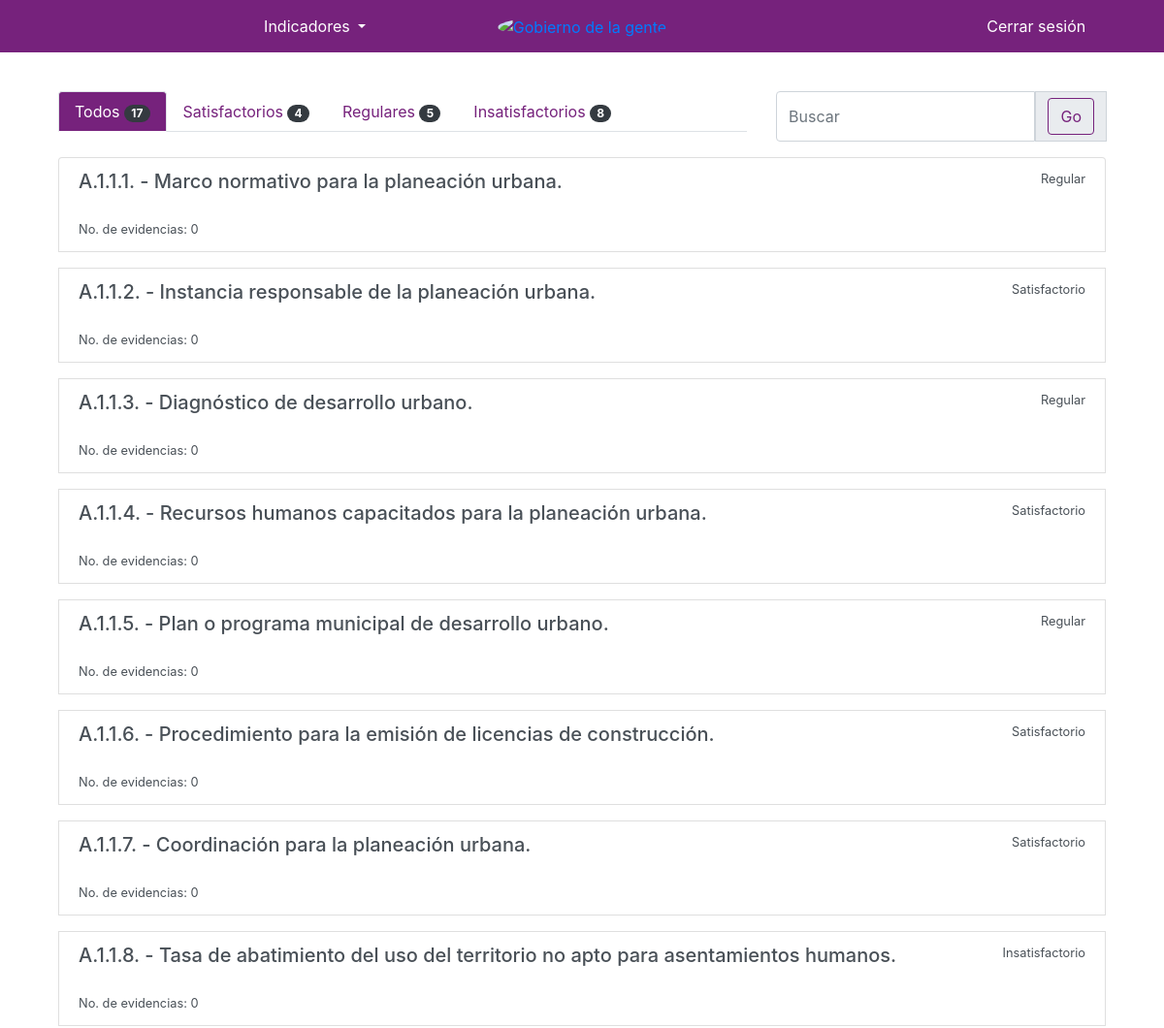
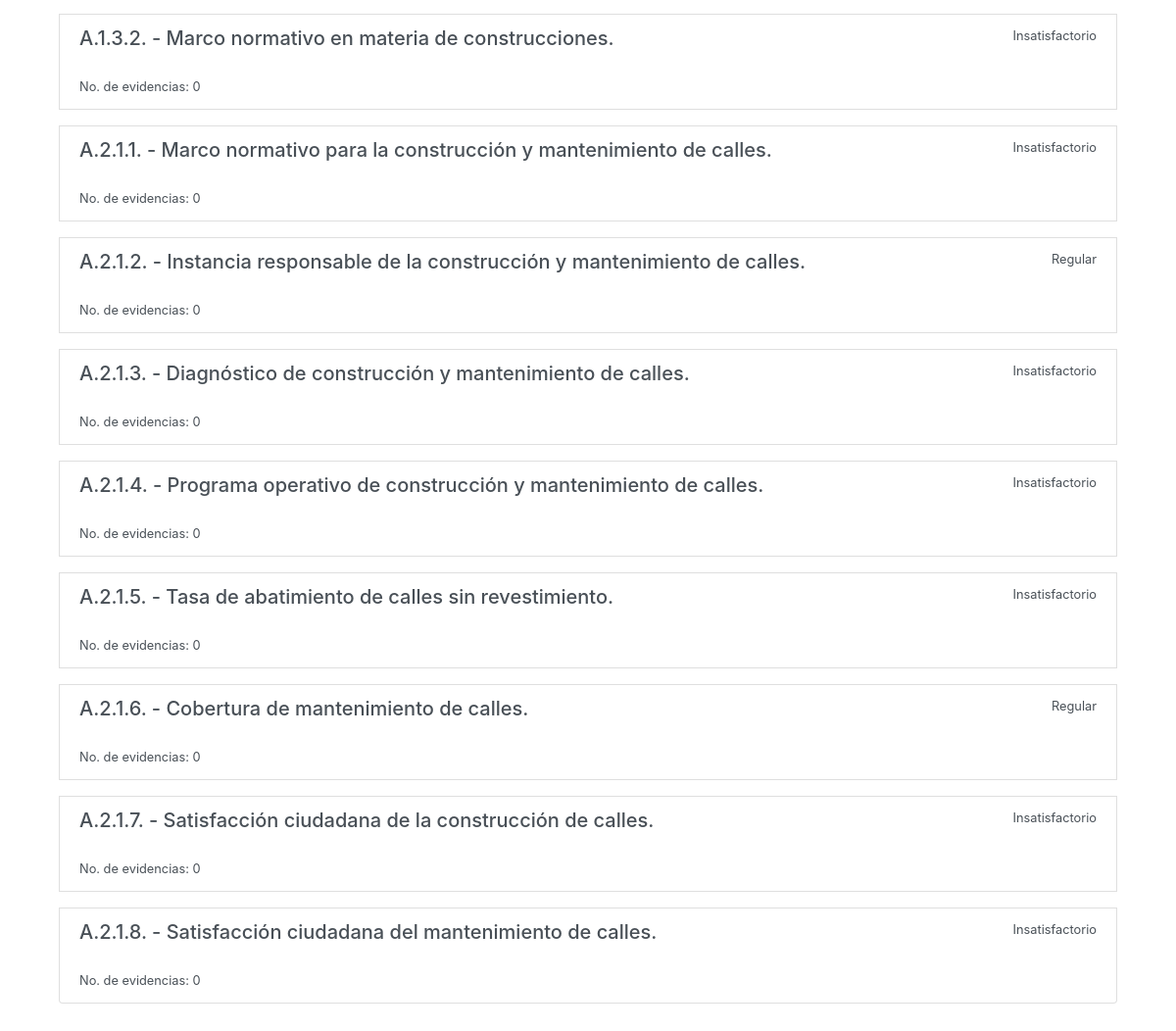
Screenshot of /indicadores/ (signed in) with the database file from the repository (2 pictures, top to bottom).
### indicadores/models.py (models this page shows)
class Indicador(models.Model):
    indicador = models.CharField(max_length=10)
    nombre = models.TextField()
    descripcion = models.TextField(blank=True, null=True)
    metodo_calculo = models.TextField(blank=True, null=True)
    nivel = models.CharField(max_length=15, choices=choices_nivel, blank=True, null=True)
    dimension = models.CharField(max_length=144, blank=True, null=True)
    criterios_evaluacion = models.TextField(blank=True, null=True)
    area = models.ForeignKey(User, related_name='indicadores', on_delete=models.CASCADE)
    status = models.CharField(max_length=15, choices=choices_status)
    created = models.DateTimeField(auto_now_add=True)
    updated = models.DateTimeField(auto_now=True)
    evidencia = models.FileField(upload_to="evidencias/archivos/", blank=True, null=True)
    def __str__(self):
        return self.indicador + ' - ' + self.nombre
    def get_absolute_url(self):
        return reverse('indicadores:detail', kwargs={'pk':self.pk})

### indicadores/views.py (the view)
# urls.py: path('', indicadoresListView.as_view(), name="list"),
class indicadoresListView(views.View):
    def get(self, request):
        print("LLEGO A TODOS")
        template_name="indicadores/indicador_list.html"
        q = request.GET.get('q')
        print(q)
        indicadores = Indicador.objects.filter(area=request.user)
        if q:
            indicadores = Indicador.objects.filter(Q(area=request.user),
                                                    Q(nombre__icontains=q)|
                                                    Q(indicador__icontains=q)|
                                                     Q(descripcion__icontains=q)).distinct()
        total = len(Indicador.objects.filter(area=request.user))
        verde = len(Indicador.objects.filter(area=request.user, status="Satisfactorio"))
        amarillo = len(Indicador.objects.filter(area=request.user, status="Regular"))
        rojo = len(Indicador.objects.filter(area=request.user, status="Insatisfactorio"))
        context = {'indicadores':indicadores,
                   'tab': 'all',
                   'total': total,
                   'verde': verde,
                   'amarillo': amarillo,
                   'rojo': rojo
                   }
        return render(request, template_name, context)

### indicadores/templates/indicadores/indicador_list.html (shortened to what this page needs)
{% extends 'base.html' %}
{% load static %}
{% block content %}
    <div class="container">
        <div class="row">
            <div class="col-md-8">
                <ul class="nav nav-tabs d-flex justify-content-start margin-bottom-small">
              <li class="nav-item">
                <a class="nav-link {% if tab == "all" %} active {% endif %}" href="{% url 'indicadores:list' %}">Todos
                <span class="badge badge-pill badge-dark">{{ total }}</span></a>
              </li>
              <li class="nav-item">
                <a class="nav-link {% if tab == "green" %} active {% endif %}" href="{% url 'indicadores:satisfactorio' %}">Satisfactorios
                <span class="badge badge-pill badge-dark">{{ verde }}</span></a>
              </li>
              <li class="nav-item">
                <a class="nav-link {% if tab == "yellow" %} active {% endif %}" href="{% url 'indicadores:regular' %}">Regulares
                <span class="badge badge-pill badge-dark">{{ amarillo }}</span></a>
              </li>
              <li class="nav-item">
                <a class="nav-link {% if tab == "red" %} active {% endif %}" href="{% url 'indicadores:pesimo' %}">Insatisfactorios
                <span class="badge badge-pill badge-dark">{{ rojo }}</span></a>
              </li>
            </ul>
            </div>
            <div class="col-md-4">
                    {% if tab == "all" %}
                        <form action="{% url 'indicadores:list' %}"
                    {% elif tab == "green" %}
                        <form action="{% url 'indicadores:satisfactorio' %}"
                    {% elif tab == "yellow" %}
                        <form action="{% url 'indicadores:regular' %}"
                    {% else %}
                        <form action="{% url 'indicadores:pesimo' %}"
                    {% endif %}
                    method="get" class="d-flex flex-row">
                        <div class="input-group mb-3">
                            <input type="text" class="form-control" placeholder="Buscar" name="q" value="{{ request.GET.q }}" aria-label="Nombre de Usuario" aria-describedby="basic-addon1" >
                            <div class="input-group-prepend">
                                <span class="input-group-text" id="basic-addon1">
                                   <input class="btn btn-outline-primary " type="submit" name="submit" value="Go">
                                </span>
                            </div>
                        </div>
                </form>
            </div>
        </div>
        <div class="row">
            <div class="col-md-12">
                <div class="list-group">
                    {% for indicador in indicadores %}
                        <a href="{{ indicador.get_absolute_url }}" class="list-group-item margin-bottom-small list-group-item-action flex-column aligm-items-start
                          {% if indicador.status == 'Satisfactorio' %}
                          green-hover
                          {% elif indicador.status == 'Regular' %}
                           yellow-hover
                            {% else %}
                            red-hover
                            {% endif %}">
                            <div class="d-flex justify-content-between">
                                <h5>{{ indicador }}</h5>
                                <small>{{ indicador.status }}</small>
                            </div>
                            <small> No. de evidencias: {{ indicador.evidencias.count }}</small>
                        </a>
                    {% endfor %}
                </div>
            </div>
        </div>
    </div>
{% endblock %}

### static/css/styles.css (style rules this page uses)
.margin-bottom-small { margin-bottom: 2vh !important; }
.btn-outline-primary { color: #76227c; background: transparent none; border-color: #76227c; }
.active { background-color: #76227c !important; color: #FFFFFF !important; }
.nav-item > a { color: #76227c !important; }
.nav-item > a.active { color: #FFFFFF !important; }

### rows the page displays
Indicador: indicador+nombre "A.1.1.1. - Marco normativo para la planeación urbana.", status "Regular", evidencias.count "0"
Indicador: indicador+nombre "A.1.1.2. - Instancia responsable de la planeación urbana.", status "Satisfactorio", evidencias.count "0"
Indicador: indicador+nombre "A.1.1.3. - Diagnóstico de desarrollo urbano.", status "Regular", evidencias.count "0"
Indicador: indicador+nombre "A.1.1.4. - Recursos humanos capacitados para la planeación urbana.", status "Satisfactorio", evidencias.count "0"
Indicador: indicador+nombre "A.1.1.5. - Plan o programa municipal de desarrollo urbano.", status "Regular", evidencias.count "0"
Indicador: indicador+nombre "A.1.1.6. - Procedimiento para la emisión de licencias de construcción.", status "Satisfactorio", evidencias.count "0"
Indicador: indicador+nombre "A.1.1.7. - Coordinación para la planeación urbana.", status "Satisfactorio", evidencias.count "0"
Indicador: indicador+nombre "A.1.1.8. - Tasa de abatimiento del uso del territorio no apto para asentamientos humanos.", status "Insatisfactorio", evidencias.count "0"
Indicador: indicador+nombre "A.1.3.2. - Marco normativo en materia de construcciones.", status "Insatisfactorio", evidencias.count "0"
Indicador: indicador+nombre "A.2.1.1. - Marco normativo para la construcción y mantenimiento de calles.", status "Insatisfactorio", evidencias.count "0"
Indicador: indicador+nombre "A.2.1.2. - Instancia responsable de la construcción y mantenimiento de calles.", status "Regular", evidencias.count "0"
Indicador: indicador+nombre "A.2.1.3. - Diagnóstico de construcción y mantenimiento de calles.", status "Insatisfactorio", evidencias.count "0"
Indicador: indicador+nombre "A.2.1.4. - Programa operativo de construcción y mantenimiento de calles.", status "Insatisfactorio", evidencias.count "0"
Indicador: indicador+nombre "A.2.1.5. - Tasa de abatimiento de calles sin revestimiento.", status "Insatisfactorio", evidencias.count "0"
Indicador: indicador+nombre "A.2.1.6. - Cobertura de mantenimiento de calles.", status "Regular", evidencias.count "0"
Indicador: indicador+nombre "A.2.1.7. - Satisfacción ciudadana de la construcción de calles.", status "Insatisfactorio", evidencias.count "0"
Indicador: indicador+nombre "A.2.1.8. - Satisfacción ciudadana del mantenimiento de calles.", status "Insatisfactorio", evidencias.count "0"

### other values shown
{{ total }} "17"
{{ verde }} "4"
{{ amarillo }} "5"
{{ rojo }} "8"
